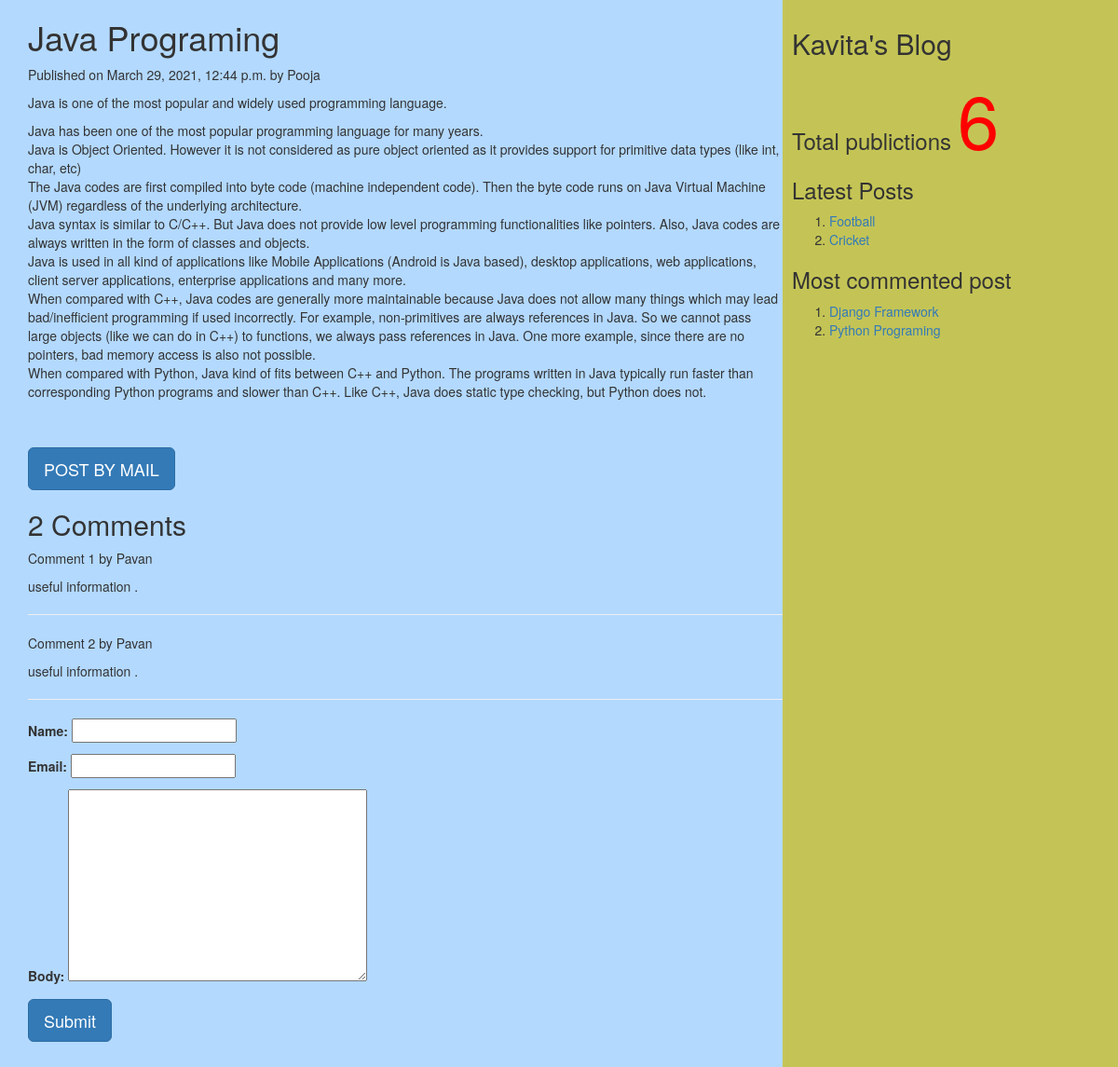
Screenshot of /2021/03/29/java-programing with the database file from the repository.
### myApp/models.py (models this page shows, shortened)
class Post(models.Model):
          tags=TaggableManager()
          STATUS_CHOICES=(('draft','Draft'),('published','Published'))
          title=models.CharField(max_length=256)
          slug=models.SlugField(max_length=264,unique_for_date='publish')
          author=models.ForeignKey(User,related_name='blog_posts',on_delete= models.CASCADE)
          body=models.TextField()
          publish=models.DateTimeField(default=timezone.now)
          created=models.DateTimeField(auto_now_add=True)
          updated=models.DateTimeField(auto_now=True)
          status= models.CharField(max_length=10,choices=STATUS_CHOICES,default='draft')
          objects=CustomManager()
          class Meta:
                ordering=('-publish',)
          def get_absolute_url(self):
                return reverse('post_detail',args=[self.publish.year,self.publish.strftime('%m'),self.publish.strftime('%d'),self.slug])

class Comment(models.Model):
    post=models.ForeignKey(Post,related_name="comments",on_delete=models.CASCADE)
    name=models.CharField(max_length=50)
    email=models.EmailField()
    body=models.TextField()
    created=models.DateTimeField(auto_now_add=True)
    updated=models.DateTimeField(auto_now=True)
    active=models.BooleanField(default=True)
    class Meta:
        ordering=('created',)

### myApp/views.py (the view, shortened to what this page needs)
# urls.py: url(r'(?P<year>\d{4})/(?P<month>\d{2})/(?P<day>\d{2})/(?P<post>[-\w]+)',views.post_detail_view,name='post_detail'),
def post_detail_view(request,year,month,day,post):
    post=get_object_or_404(Post,slug=post,publish__year=year,publish__month=month,publish__day=day)
    comments=post.comments.filter(active=True)
    csubmit=False
    form=CommentForm()
    d={'post':post,'form':form,'csubmit':csubmit,'comments':comments}
    return render(request,'myApp/post_detail.html',d)

### myApp/forms.py
class CommentForm(forms.ModelForm):
    class Meta:
        model=Comment
        fields=('name','email','body')

### myApp/models.py (called while the page is built)
    def get_queryset(self):
        return super().get_queryset().filter(status='published')

### myApp/templatetags/mytags.py (called while the page is built)
@register.simple_tag
def total_posts():
    return Post.objects.count()

@register.inclusion_tag('myApp/latest_post.html')
def show_latest_posts(count=3):
    latest_posts=Post.objects.order_by('-publish')[:count]
    return {'latest_posts':latest_posts}

@register.simple_tag
def get_most_commented_posts(count=2):
    return Post.objects.annotate(total_comments=Count('comments')).order_by('-total_comments')[:count]

### templates/myApp/post_detail.html (shortened to what this page needs)
<html>
    {%extends 'myApp/parent.html'%}
        {%block content_block%}
        <h1>{{post.title}}</h1>
        <p>Published on {{post.publish}} by {{post.author|title}}</p>
        {{post.body|linebreaks}} <br><br>
        <a href="/{{post.id}}/share" class='btn btn-lg btn-primary'>POST BY MAIL</a>
        {%with comments.count as comments_count%}
        <h2>{{comments_count}} Comment{{comments_count|pluralize}}</h2>
        {%endwith%}
        {%if comments%}
         {%for c in comments%}
         <p>Comment {{forloop.counter}} by {{c.name}}</p>
        <div>{{c.body|linebreaks}}</div>
        <hr>
        {%endfor%}
        {%else%}
         <p style="color:blue;font-size:30px;font-style:bold;border-bottom:1px red solid;">There are no comments</p>
        {%endif%}
         {%if csubmit%}
         <h2>Thank you..Your comment has been added successfully!!</h2>
         {%else%}
         <form  method="post">
           {{form.as_p}}
           <input type="submit" class='btn btn-lg btn-primary' value="Submit">
         </form>
         {%endif%}
        {%endblock%}

### templates/myApp/parent.html (shortened to what this page needs)
<html>
{%load mytags%}
    <head>
        <link rel="stylesheet" href="https://maxcdn.bootstrapcdn.com/bootstrap/3.3.7/css/bootstrap.min.css">
    </head>
    <body>
        <div class="content" style="width:70%;float:left;background-color:b3d9ff;height:300%;padding:0 0 0 30px">
              {%block content_block%}
              {%endblock%}
        </div>
        <div class="sidebar" style="width:30%;float:right;background-color:#c4c456;height:300%;padding:10px">
            <h2>Kavita's Blog</h2>
            <h3>Total publictions
              <span style="color:red;font-size:80px">
              {%total_posts%}</span>
              <h3>Latest Posts</h3>
              {% show_latest_posts 2 %}
              <h3>Most commented post</h3>
              {%get_most_commented_posts as m%}
              <ol>
                {%for post in m%}
                <li><a href="{{post.get_absolute_url}}">{{post.title}}</a></li>
                {%endfor%}
              </ol>
            </h3>
        </div>
    </body>
</html>

### templates/myApp/latest_post.html
<!DOCTYPE html>
<html lang="en" dir="ltr">
  <body>
    <ol>
    {%for post in latest_posts%}
    <li><a href="{{post.get_absolute_url}}">{{post.title}}</a></li>
    {%endfor%}
    </ol>
  </body>
</html>

### rows the page displays
Post: title "Java Programing", publish "March 29, 2021, 12:44 p.m.", author "Pooja", body "Java is one of the most popular and widely used programming language. Java has been one of the most popular programming language for many years. Java is Object Oriented. However it is not considered as pure object oriented as it provides support for primitive data types (like int, char, etc) The Java codes are first compiled into byte code (machine independent code). Then the byte code runs on Java Virtual Machine (JVM) regardless of the underlying architecture. Java syntax is similar to C/C++. But Java does not provide low level programming functionalities like pointers. Also, Java codes are always written in the form of classes and objects. Java is used in all kind of applications like…"
Comment: name "Pavan", body "useful information ."
Comment: name "Pavan", body "useful information ."
Post: title "Football"
Post: title "Cricket"
Post: title "Django Framework"
Post: title "Python Programing"

### other values shown
{{ comments_count }} "2"
